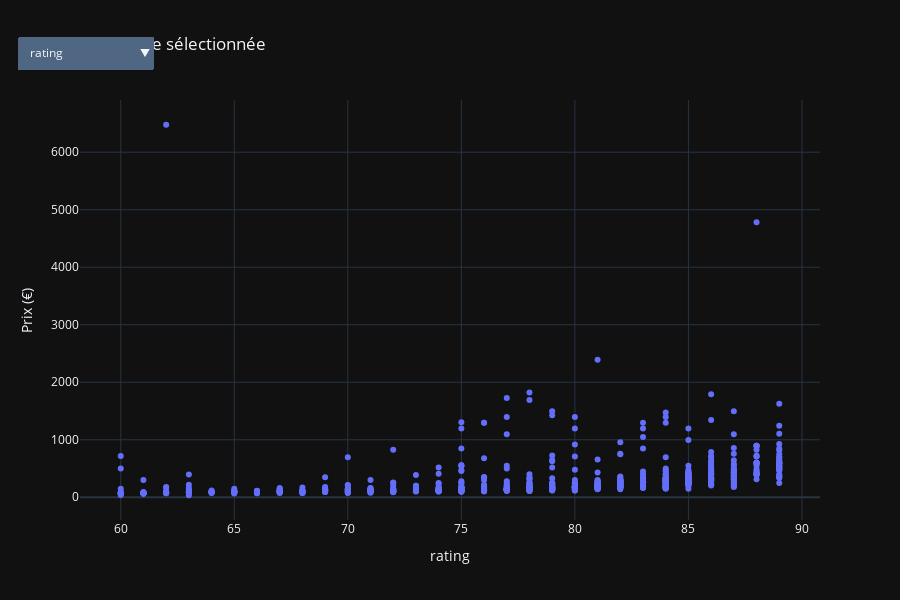

The cell this chart's notebook holds for it:
### Markdown cell above
**Comparaison entre le prix et les différentes colonnes**

### Code cell
### Liste des colonnes à comparer au prix
colonnes = ['rating', 'num_cores', 'processor_speed', 'ram_capacity', 'internal_memory', 'screen_size', 'refresh_rate', ]

### Création des traces pour chaque colonne
fig_compare_to_price = go.Figure()

for i, col in enumerate(colonnes):
    fig_compare_to_price.add_trace(
        go.Scatter(
            x=data[col],
            y=data['price (€)'],
            mode='markers',
            name=col,
            visible=(i == 0)
        )
    )

### Création du menu déroulant
menu = [dict(
    buttons=[dict(
        label=col,
        method='update',
        args=[{'visible': [i == j for j in range(len(colonnes))]},
              {'xaxis': {'title': col}}]
    ) for i, col in enumerate(colonnes)],
    direction='down',
    showactive=True,
    x=0.1,
    y=1.15
)]

fig_compare_to_price.update_layout(
    updatemenus=menu,
    title='Prix vs variable sélectionnée',
    xaxis_title=colonnes[0],
    yaxis_title='Prix (€)',
    height=600
)

fig_compare_to_price.show()

### Figure 1 — Plotly figure (JSON) as saved in the notebook; plotly's stock layout.template omitted (floating-point values rounded to 4 significant figures; data arrays with more than 128 entries replaced by an {"elided": "..."} marker saying what was removed)
{"data": [{"mode": "markers", "name": "rating", "visible": true, "x": {"elided": "979 float values"}, "y": {"elided": "979 float values"}, "type": "scatter"}, {"mode": "markers", "name": "num_cores", "visible": false, "x": {"elided": "979 int values"}, "y": {"elided": "979 float values"}, "type": "scatter"}, {"mode": "markers", "name": "processor_speed", "visible": false, "x": {"elided": "979 float values"}, "y": {"elided": "979 float values"}, "type": "scatter"}, {"mode": "markers", "name": "ram_capacity", "visible": false, "x": {"elided": "979 int values"}, "y": {"elided": "979 float values"}, "type": "scatter"}, {"mode": "markers", "name": "internal_memory", "visible": false, "x": {"elided": "979 int values"}, "y": {"elided": "979 float values"}, "type": "scatter"}, {"mode": "markers", "name": "screen_size", "visible": false, "x": {"elided": "979 float values"}, "y": {"elided": "979 float values"}, "type": "scatter"}, {"mode": "markers", "name": "refresh_rate", "visible": false, "x": {"elided": "979 int values"}, "y": {"elided": "979 float values"}, "type": "scatter"}], "layout": {"updatemenus": [{"buttons": [{"args": [{"visible": [true, false, false, false, false, false, false]}, {"xaxis": {"title": "rating"}}], "label": "rating", "method": "update"}, {"args": [{"visible": [false, true, false, false, false, false, false]}, {"xaxis": {"title": "num_cores"}}], "label": "num_cores", "method": "update"}, {"args": [{"visible": [false, false, true, false, false, false, false]}, {"xaxis": {"title": "processor_speed"}}], "label": "processor_speed", "method": "update"}, {"args": [{"visible": [false, false, false, true, false, false, false]}, {"xaxis": {"title": "ram_capacity"}}], "label": "ram_capacity", "method": "update"}, {"args": [{"visible": [false, false, false, false, true, false, false]}, {"xaxis": {"title": "internal_memory"}}], "label": "internal_memory", "method": "update"}, {"args": [{"visible": [false, false, false, false, false, true, false]}, {"xaxis": {"title": "screen_size"}}], "label": "screen_size", "method": "update"}, {"args": [{"visible": [false, false, false, false, false, false, true]}, {"xaxis": {"title": "refresh_rate"}}], "label": "refresh_rate", "method": "update"}], "direction": "down", "showactive": true, "x": 0.1, "y": 1.15}], "title": {"text": "Prix vs variable sélectionnée"}, "xaxis": {"title": {"text": "rating"}}, "yaxis": {"title": {"text": "Prix (€)"}}, "height": 600}}
